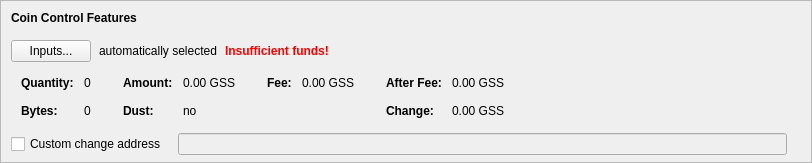
    <widget class="QFrame" name="frameCoinControl">
     <property name="sizePolicy">
      <sizepolicy hsizetype="Expanding" vsizetype="Expanding">
       <horstretch>0</horstretch>
       <verstretch>0</verstretch>
      </sizepolicy>
     </property>
     <property name="maximumSize">
      <size>
       <width>16777215</width>
       <height>16777215</height>
      </size>
     </property>
     <property name="frameShape">
      <enum>QFrame::StyledPanel</enum>
     </property>
     <property name="frameShadow">
      <enum>QFrame::Sunken</enum>
     </property>
     <layout class="QVBoxLayout" name="verticalLayoutCoinControl2">
      <property name="spacing">
       <number>0</number>
      </property>
      <property name="leftMargin">
       <number>0</number>
      </property>
      <property name="topMargin">
       <number>0</number>
      </property>
      <property name="rightMargin">
       <number>0</number>
      </property>
      <property name="bottomMargin">
       <number>6</number>
      </property>
      <item>
       <layout class="QVBoxLayout" name="verticalLayoutCoinControl" stretch="0,0,0,0,1">
        <property name="spacing">
         <number>0</number>
        </property>
        <property name="leftMargin">
         <number>10</number>
        </property>
        <property name="topMargin">
         <number>10</number>
        </property>
        <item>
         <layout class="QHBoxLayout" name="horizontalLayoutCoinControl1">
          <property name="bottomMargin">
           <number>15</number>
          </property>
          <item>
           <widget class="QLabel" name="labelCoinControlFeatures">
            <property name="sizePolicy">
             <sizepolicy hsizetype="Preferred" vsizetype="Maximum">
              <horstretch>0</horstretch>
              <verstretch>0</verstretch>
             </sizepolicy>
            </property>
            <property name="font">
             <font>
              <weight>75</weight>
              <bold>true</bold>
             </font>
            </property>
            <property name="styleSheet">
             <string notr="true">font-weight:bold;</string>
            </property>
            <property name="text">
             <string>Coin Control Features</string>
            </property>
           </widget>
          </item>
         </layout>
        </item>
        <item>
         <layout class="QHBoxLayout" name="horizontalLayoutCoinControl2" stretch="0,0,0,0">
          <property name="spacing">
           <number>8</number>
          </property>
          <property name="bottomMargin">
           <number>10</number>
          </property>
          <item>
           <widget class="QPushButton" name="pushButtonCoinControl">
            <property name="styleSheet">
             <string notr="true"/>
            </property>
            <property name="text">
             <string>Inputs...</string>
            </property>
            <property name="autoDefault">
             <bool>false</bool>
            </property>
           </widget>
          </item>
          <item>
           <widget class="QLabel" name="labelCoinControlAutomaticallySelected">
            <property name="text">
             <string>automatically selected</string>
            </property>
            <property name="margin">
             <number>5</number>
            </property>
           </widget>
          </item>
          <item>
           <widget class="QLabel" name="labelCoinControlInsuffFunds">
            <property name="font">
             <font>
              <weight>75</weight>
              <bold>true</bold>
             </font>
            </property>
            <property name="styleSheet">
             <string notr="true">color:red;font-weight:bold;</string>
            </property>
            <property name="text">
             <string>Insufficient funds!</string>
            </property>
            <property name="margin">
             <number>5</number>
            </property>
           </widget>
          </item>
          <item>
           <spacer name="horizontalSpacerCoinControl">
            <property name="orientation">
             <enum>Qt::Horizontal</enum>
            </property>
            <property name="sizeHint" stdset="0">
             <size>
              <width>40</width>
              <height>1</height>
             </size>
            </property>
           </spacer>
          </item>
         </layout>
        </item>
        <item>
         <widget class="QWidget" name="widgetCoinControl" native="true">
          <property name="sizePolicy">
           <sizepolicy hsizetype="Preferred" vsizetype="Preferred">
            <horstretch>0</horstretch>
            <verstretch>0</verstretch>
           </sizepolicy>
          </property>
          <property name="minimumSize">
           <size>
            <width>0</width>
            <height>0</height>
           </size>
          </property>
          <property name="styleSheet">
           <string notr="true"/>
          </property>
          <layout class="QHBoxLayout" name="horizontalLayoutCoinControl5">
           <property name="leftMargin">
            <number>0</number>
           </property>
           <property name="topMargin">
            <number>0</number>
           </property>
           <property name="rightMargin">
            <number>0</number>
           </property>
           <property name="bottomMargin">
            <number>0</number>
           </property>
           <item>
            <layout class="QHBoxLayout" name="horizontalLayoutCoinControl3" stretch="0,0,0,1">
             <property name="spacing">
              <number>20</number>
             </property>
             <property name="topMargin">
              <number>0</number>
             </property>
             <property name="bottomMargin">
              <number>10</number>
             </property>
             <item>
              <layout class="QFormLayout" name="formLayoutCoinControl1">
               <property name="horizontalSpacing">
                <number>10</number>
               </property>
               <property name="verticalSpacing">
                <number>14</number>
               </property>
               <property name="leftMargin">
                <number>10</number>
               </property>
               <property name="topMargin">
                <number>4</number>
               </property>
               <property name="rightMargin">
                <number>6</number>
               </property>
               <item row="0" column="0">
                <widget class="QLabel" name="labelCoinControlQuantityText">
                 <property name="font">
                  <font>
                   <weight>75</weight>
                   <bold>true</bold>
                  </font>
                 </property>
                 <property name="text">
                  <string>Quantity:</string>
                 </property>
                 <property name="margin">
                  <number>0</number>
                 </property>
                </widget>
               </item>
               <item row="0" column="1">
                <widget class="QLabel" name="labelCoinControlQuantity">
                 <property name="cursor">
                  <cursorShape>IBeamCursor</cursorShape>
                 </property>
                 <property name="contextMenuPolicy">
                  <enum>Qt::ActionsContextMenu</enum>
                 </property>
                 <property name="text">
                  <string notr="true">0</string>
                 </property>
                 <property name="margin">
                  <number>0</number>
                 </property>
                 <property name="textInteractionFlags">
                  <set>Qt::LinksAccessibleByMouse|Qt::TextSelectableByKeyboard|Qt::TextSelectableByMouse</set>
                 </property>
                </widget>
               </item>
               <item row="1" column="0">
                <widget class="QLabel" name="labelCoinControlBytesText">
                 <property name="font">
                  <font>
                   <weight>75</weight>
                   <bold>true</bold>
                  </font>
                 </property>
                 <property name="text">
                  <string>Bytes:</string>
                 </property>
                </widget>
               </item>
               <item row="1" column="1">
                <widget class="QLabel" name="labelCoinControlBytes">
                 <property name="cursor">
                  <cursorShape>IBeamCursor</cursorShape>
                 </property>
                 <property name="contextMenuPolicy">
                  <enum>Qt::ActionsContextMenu</enum>
                 </property>
                 <property name="text">
                  <string notr="true">0</string>
                 </property>
                 <property name="textInteractionFlags">
                  <set>Qt::LinksAccessibleByMouse|Qt::TextSelectableByKeyboard|Qt::TextSelectableByMouse</set>
                 </property>
                </widget>
               </item>
              </layout>
             </item>
             <item>
              <layout class="QFormLayout" name="formLayoutCoinControl2">
               <property name="horizontalSpacing">
                <number>10</number>
               </property>
               <property name="verticalSpacing">
                <number>14</number>
               </property>
               <property name="leftMargin">
                <number>6</number>
               </property>
               <property name="topMargin">
                <number>4</number>
               </property>
               <property name="rightMargin">
                <number>6</number>
               </property>
               <item row="0" column="0">
                <widget class="QLabel" name="labelCoinControlAmountText">
                 <property name="font">
                  <font>
                   <weight>75</weight>
                   <bold>true</bold>
                  </font>
                 </property>
                 <property name="text">
                  <string>Amount:</string>
                 </property>
                 <property name="margin">
                  <number>0</number>
                 </property>
                </widget>
               </item>
               <item row="0" column="1">
                <widget class="QLabel" name="labelCoinControlAmount">
                 <property name="cursor">
                  <cursorShape>IBeamCursor</cursorShape>
                 </property>
                 <property name="contextMenuPolicy">
                  <enum>Qt::ActionsContextMenu</enum>
                 </property>
                 <property name="text">
                  <string notr="true">0.00 GSS</string>
                 </property>
                 <property name="textInteractionFlags">
                  <set>Qt::LinksAccessibleByMouse|Qt::TextSelectableByKeyboard|Qt::TextSelectableByMouse</set>
                 </property>
                </widget>
               </item>
               <item row="1" column="0">
                <widget class="QLabel" name="labelCoinControlLowOutputText">
                 <property name="font">
                  <font>
                   <weight>75</weight>
                   <bold>true</bold>
                  </font>
                 </property>
                 <property name="text">
                  <string>Dust:</string>
                 </property>
                </widget>
               </item>
               <item row="1" column="1">
                <widget class="QLabel" name="labelCoinControlLowOutput">
                 <property name="cursor">
                  <cursorShape>IBeamCursor</cursorShape>
                 </property>
                 <property name="contextMenuPolicy">
                  <enum>Qt::ActionsContextMenu</enum>
                 </property>
                 <property name="text">
                  <string notr="true">no</string>
                 </property>
                 <property name="textInteractionFlags">
                  <set>Qt::LinksAccessibleByMouse|Qt::TextSelectableByKeyboard|Qt::TextSelectableByMouse</set>
                 </property>
                </widget>
               </item>
              </layout>
             </item>
             <item>
              <layout class="QFormLayout" name="formLayoutCoinControl3">
               <property name="horizontalSpacing">
                <number>10</number>
               </property>
               <property name="verticalSpacing">
                <number>14</number>
               </property>
               <property name="leftMargin">
                <number>6</number>
               </property>
               <property name="topMargin">
                <number>4</number>
               </property>
               <property name="rightMargin">
                <number>6</number>
               </property>
               <item row="0" column="0">
                <widget class="QLabel" name="labelCoinControlFeeText">
                 <property name="font">
                  <font>
                   <weight>75</weight>
                   <bold>true</bold>
                  </font>
                 </property>
                 <property name="text">
                  <string>Fee:</string>
                 </property>
                 <property name="margin">
                  <number>0</number>
                 </property>
                </widget>
               </item>
               <item row="0" column="1">
                <widget class="QLabel" name="labelCoinControlFee">
                 <property name="cursor">
                  <cursorShape>IBeamCursor</cursorShape>
                 </property>
                 <property name="contextMenuPolicy">
                  <enum>Qt::ActionsContextMenu</enum>
                 </property>
                 <property name="text">
                  <string notr="true">0.00 GSS</string>
                 </property>
                 <property name="textInteractionFlags">
                  <set>Qt::LinksAccessibleByMouse|Qt::TextSelectableByKeyboard|Qt::TextSelectableByMouse</set>
                 </property>
                </widget>
               </item>
             </layout>
             </item>
             <item>
              <layout class="QFormLayout" name="formLayoutCoinControl4">
               <property name="horizontalSpacing">
                <number>10</number>
               </property>
               <property name="verticalSpacing">
                <number>14</number>
               </property>
               <property name="leftMargin">
                <number>6</number>
               </property>
               <property name="topMargin">
                <number>4</number>
               </property>
               <property name="rightMargin">
                <number>6</number>
               </property>
               <item row="0" column="0">
                <widget class="QLabel" name="labelCoinControlAfterFeeText">
                 <property name="font">
                  <font>
                   <weight>75</weight>
                   <bold>true</bold>
                  </font>
                 </property>
                 <property name="text">
                  <string>After Fee:</string>
                 </property>
                 <property name="margin">
                  <number>0</number>
                 </property>
                </widget>
               </item>
               <item row="0" column="1">
                <widget class="QLabel" name="labelCoinControlAfterFee">
                 <property name="cursor">
                  <cursorShape>IBeamCursor</cursorShape>
                 </property>
                 <property name="contextMenuPolicy">
                  <enum>Qt::ActionsContextMenu</enum>
                 </property>
                 <property name="text">
                  <string notr="true">0.00 GSS</string>
                 </property>
                 <property name="textInteractionFlags">
                  <set>Qt::LinksAccessibleByMouse|Qt::TextSelectableByKeyboard|Qt::TextSelectableByMouse</set>
                 </property>
                </widget>
               </item>
               <item row="1" column="0">
                <widget class="QLabel" name="labelCoinControlChangeText">
                 <property name="font">
                  <font>
                   <weight>75</weight>
                   <bold>true</bold>
                  </font>
                 </property>
                 <property name="text">
                  <string>Change:</string>
                 </property>
                </widget>
               </item>
               <item row="1" column="1">
                <widget class="QLabel" name="labelCoinControlChange">
                 <property name="cursor">
                  <cursorShape>IBeamCursor</cursorShape>
                 </property>
                 <property name="contextMenuPolicy">
                  <enum>Qt::ActionsContextMenu</enum>
                 </property>
                 <property name="text">
                  <string notr="true">0.00 GSS</string>
                 </property>
                 <property name="textInteractionFlags">
                  <set>Qt::LinksAccessibleByMouse|Qt::TextSelectableByKeyboard|Qt::TextSelectableByMouse</set>
                 </property>
                </widget>
               </item>
              </layout>
             </item>
            </layout>
           </item>
          </layout>
         </widget>
        </item>
        <item>
         <layout class="QHBoxLayout" name="horizontalLayoutCoinControl4" stretch="0,0,0">
          <property name="spacing">
           <number>12</number>
          </property>
          <property name="sizeConstraint">
           <enum>QLayout::SetDefaultConstraint</enum>
          </property>
          <property name="topMargin">
           <number>5</number>
          </property>
          <property name="rightMargin">
           <number>5</number>
          </property>
          <item>
           <widget class="QCheckBox" name="checkBoxCoinControlChange">
            <property name="toolTip">
             <string>If this is activated, but the change address is empty or invalid, change will be sent to a newly generated address.</string>
            </property>
            <property name="text">
             <string>Custom change address</string>
            </property>
           </widget>
          </item>
          <item>
           <widget class="QValidatedLineEdit" name="lineEditCoinControlChange">
            <property name="enabled">
             <bool>false</bool>
            </property>
            <property name="sizePolicy">
             <sizepolicy hsizetype="Expanding" vsizetype="Fixed">
              <horstretch>0</horstretch>
              <verstretch>0</verstretch>
             </sizepolicy>
            </property>
           </widget>
          </item>
          <item>
           <widget class="QLabel" name="labelCoinControlChangeLabel">
            <property name="sizePolicy">
             <sizepolicy hsizetype="Preferred" vsizetype="Expanding">
              <horstretch>0</horstretch>
              <verstretch>0</verstretch>
             </sizepolicy>
            </property>
            <property name="minimumSize">
             <size>
              <width>0</width>
              <height>0</height>
             </size>
            </property>
            <property name="text">
             <string/>
            </property>
            <property name="margin">
             <number>3</number>
            </property>
           </widget>
          </item>
         </layout>
        </item>
        <item>
         <spacer name="verticalSpacerCoinControl">
          <property name="orientation">
           <enum>Qt::Vertical</enum>
          </property>
          <property name="sizeHint" stdset="0">
           <size>
            <width>800</width>
            <height>1</height>
           </size>
          </property>
         </spacer>
        </item>
       </layout>
      </item>
     </layout>
    </widget>
